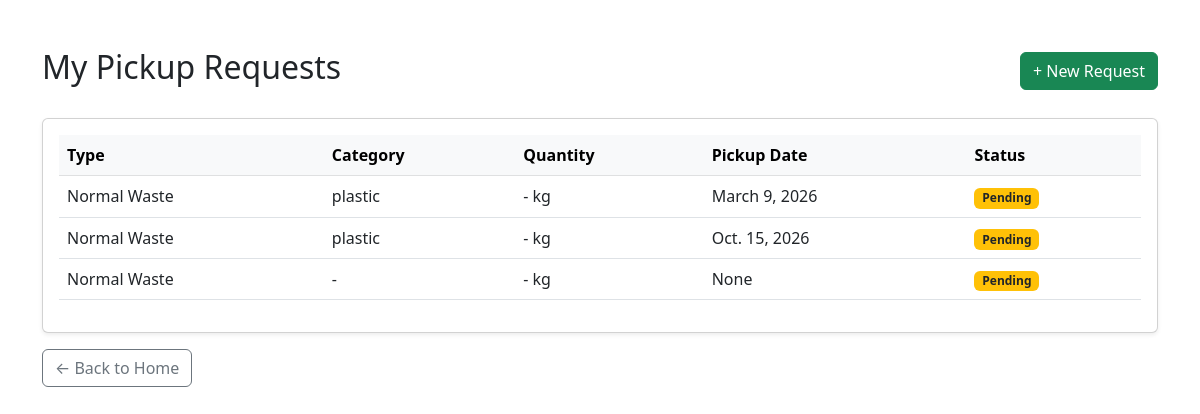
The page /my-request/ (signed in) on the database its author committed.
### waste_app/models.py (models this page shows, shortened)
class WasteRequest(models.Model):
    REQUEST_TYPE = [
        ('normal', 'Normal Waste'),
        ('custom', 'Custom/Scrap'),
    ]
    STATUS_CHOICES = [
        ('pending', 'Pending'),
        ('accepted', 'Accepted by HKS'),
        ('scheduled', 'Scheduled'),
        ('completed', 'Completed'),
        ('cancelled', 'Cancelled'),
    ]
    citizen = models.ForeignKey(User, on_delete=models.CASCADE, related_name='requests')
    request_type = models.CharField(max_length=20, choices=REQUEST_TYPE)
    status = models.CharField(max_length=20, choices=STATUS_CHOICES, default='pending')
    scrap_category = models.ForeignKey(ScrapCategory, on_delete=models.SET_NULL, null=True, blank=True)
    quantity = models.FloatField(null=True, blank=True)
    scrap_image = models.ImageField(upload_to='scrap_images/', null=True, blank=True)
    estimated_amount = models.DecimalField(max_digits=10, decimal_places=2, default=0.00)
    scheduled_date = models.DateField(null=True, blank=True)
    created_at = models.DateTimeField(auto_now_add=True)

class ScrapCategory(models.Model):
    name = models.CharField(max_length=100)
    rate_per_kg = models.DecimalField(max_digits=7, decimal_places=2)

### waste_app/views.py (the view)
# urls.py: path('my-request/',views.request_list,name='request_list'),
@login_required
def request_list(request):
    requests = WasteRequest.objects.filter(citizen=request.user).order_by('-created_at')
    return render(request, 'waste_app/request_list.html', {'requests': requests})

### waste_app/templates/waste_app/request_list.html (shortened to what this page needs)
<!DOCTYPE html>
<html>
<head>
    <link href="https://cdn.jsdelivr.net/npm/bootstrap@5.3.0/dist/css/bootstrap.min.css" rel="stylesheet">
</head>
<body class="container py-5">
    <div class="d-flex justify-content-between align-items-center mb-4">
        <h2>My Pickup Requests</h2>
        <a href="/new-request/" class="btn btn-success">+ New Request</a>
    </div>
    <div class="card shadow-sm">
        <div class="card-body">
            <table class="table table-hover align-middle">
                <thead class="table-light">
                    <tr>
                        <th>Type</th>
                        <th>Category</th>
                        <th>Quantity</th>
                        <th>Pickup Date</th>
                        <th>Status</th>
                    </tr>
                </thead>
                <tbody>
                    {% for req in requests %}
                    <tr>
                        <td>{{ req.get_request_type_display }}</td>
                        <td>{{ req.scrap_category.name|default:"-" }}</td>
                        <td>{{ req.quantity|default:"-" }} kg</td>
                        <td>{{ req.scheduled_date }}</td>
                        <td>
                            {% if req.status == 'pending' %}
                                <span class="badge bg-warning text-dark">Pending</span>
                            {% elif req.status == 'accepted' or req.status == 'scheduled' %}
                                <span class="badge bg-primary">{{ req.get_status_display }}</span>
                            {% elif req.status == 'completed' %}
                                <span class="badge bg-success">Completed</span>
                            {% else %}
                                <span class="badge bg-secondary">{{ req.status }}</span>
                            {% endif %}
                        </td>
                    </tr>
                    {% empty %}
                    <tr>
                        <td colspan="5" class="text-center py-4">No pickup requests found.</td>
                    </tr>
                    {% endfor %}
                </tbody>
            </table>
        </div>
    </div>
    <div class="mt-3">
        <a href="/" class="btn btn-outline-secondary">← Back to Home</a>
    </div>
</body>
</html>

### rows shown on the page
WasteRequest: request_type "Normal Waste", scrap_category.name "plastic", quantity "-", scheduled_date "March 9, 2026", status "Pending"
WasteRequest: request_type "Normal Waste", scrap_category.name "plastic", quantity "-", scheduled_date "Oct. 15, 2026", status "Pending"
WasteRequest: request_type "Normal Waste", scrap_category.name "-", quantity "-", scheduled_date "None", status "Pending"
